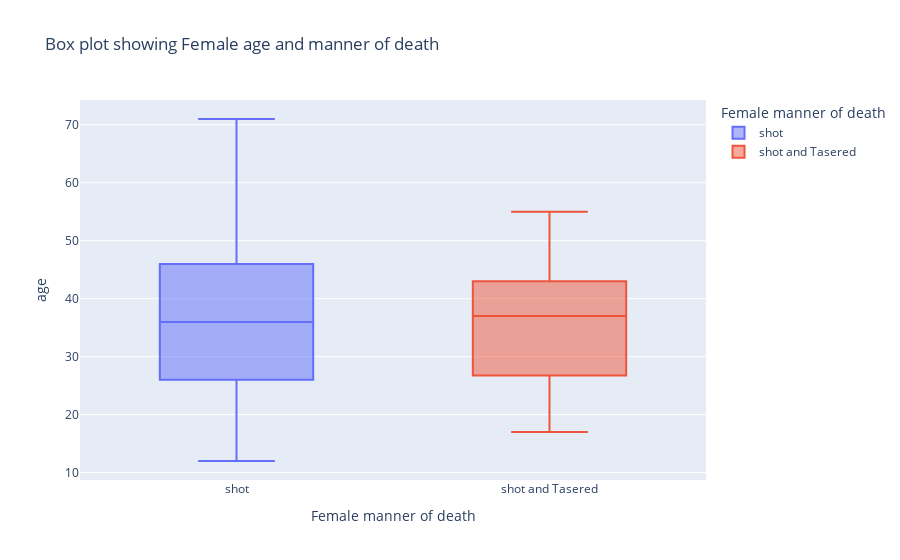

The cell this chart's notebook holds for it:
### Code cell
female_df = df_fatalities.copy()
female_df.dropna(subset='age', inplace=True)
female_df = female_df[female_df.gender == 'F']
boxplot_female = px.box(female_df, x=female_df.manner_of_death, y=female_df.age, color=female_df.manner_of_death, title='Box plot showing Female age and manner of death', labels={'manner_of_death':'Female manner of death'})
boxplot_female.show()

### Figure 1 — Plotly figure (JSON) as saved in the notebook; plotly's stock layout.template omitted (floating-point values rounded to 4 significant figures)
{"data": [{"alignmentgroup": "True", "hovertemplate": "Female manner of death=%{x}<br>age=%{y}<extra></extra>", "legendgroup": "shot", "marker": {"color": "#636efa"}, "name": "shot", "notched": false, "offsetgroup": "shot", "orientation": "v", "showlegend": true, "type": "box", "x": ["shot", "shot", "shot", "shot", "shot", "shot", "shot", "shot", "shot", "shot", "shot", "shot", "shot", "shot", "shot", "shot", "shot", "shot", "shot", "shot", "shot", "shot", "shot", "shot", "shot", "shot", "shot", "shot", "shot", "shot", "shot", "shot", "shot", "shot", "shot", "shot", "shot", "shot", "shot", "shot", "shot", "shot", "shot", "shot", "shot", "shot", "shot", "shot", "shot", "shot", "shot", "shot", "shot", "shot", "shot", "shot", "shot", "shot", "shot", "shot", "shot", "shot", "shot", "shot", "shot", "shot", "shot", "shot", "shot", "shot", "shot", "shot", "shot", "shot", "shot", "shot", "shot", "shot", "shot", "shot", "shot", "shot", "shot", "shot", "shot", "shot", "shot", "shot", "shot", "shot", "shot", "shot", "shot", "shot", "shot", "shot", "shot", "shot", "shot"], "x0": " ", "xaxis": "x", "y": [34, 17, 39, 38, 43, 20, 34, 28, 37, 43, 24, 49, 53, 26, 27, 46, 25, 31, 45, 17, 40, 44, 28, 23, 37, 55, 62, 46, 50, 21, 36, 37, 27, 61, 51, 48, 22, 55, 50, 45, 12, 25, 31, 32, 41, 32, 36, 31, 38, 38, 25, 27, 50, 36, 40, 25, 35, 60, 24, 26, 29, 42, 24, 40, 23, 35, 46, 53, 26, 66, 23, 25, 39, 31, 56, 44, 53, 71, 21, 18, 30, 33, 46, 16, 59, 21, 17, 54, 50, 27, 41, 24, 28, 30, 29, 50, 40, 25, 62], "y0": " ", "yaxis": "y"}, {"alignmentgroup": "True", "hovertemplate": "Female manner of death=%{x}<br>age=%{y}<extra></extra>", "legendgroup": "shot and Tasered", "marker": {"color": "#EF553B"}, "name": "shot and Tasered", "notched": false, "offsetgroup": "shot and Tasered", "orientation": "v", "showlegend": true, "type": "box", "x": ["shot and Tasered", "shot and Tasered", "shot and Tasered", "shot and Tasered", "shot and Tasered"], "x0": " ", "xaxis": "x", "y": [17, 39, 30, 37, 55], "y0": " ", "yaxis": "y"}], "layout": {"boxmode": "overlay", "legend": {"title": {"text": "Female manner of death"}, "tracegroupgap": 0}, "title": {"text": "Box plot showing Female age and manner of death"}, "xaxis": {"anchor": "y", "categoryarray": ["shot", "shot and Tasered"], "categoryorder": "array", "domain": [0, 1], "title": {"text": "Female manner of death"}}, "yaxis": {"anchor": "x", "domain": [0, 1], "title": {"text": "age"}}}}
